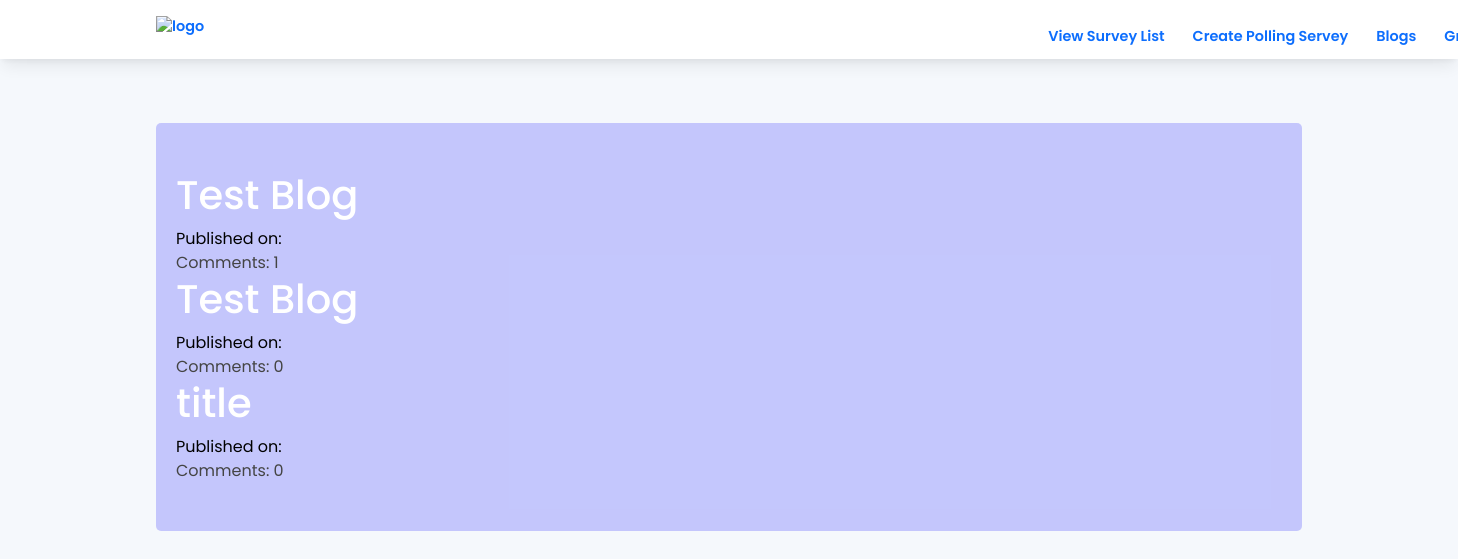
Screenshot of /blog/drafts/ (signed in) with the database file from the repository.
### blog/models.py (models this page shows, shortened)
class Post(models.Model):
    author = models.ForeignKey('auth.User',on_delete=models.CASCADE)
    title = models.CharField(max_length=200)
    text = models.TextField()
    created_date = models.DateTimeField(default=timezone.now)
    published_date = models.DateTimeField(blank=True, null=True)
    def approve_comments(self):
        return self.comments.filter(approved_comment=True)

### blog/views.py (the view)
# urls.py: path('drafts/', views.DraftListView.as_view(), name='post_draft_list'),
class DraftListView(LoginRequiredMixin,ListView):
    login_url = '/login/'
    redirect_field_name = 'blog/post_draft_list.html'
    model = Post
    def get_queryset(self):
        return Post.objects.filter(published_date__isnull=True).order_by('created_date')

### blog/templates/blog/post_list.html
{% extends 'blog/base.html' %}
{% block header %}
<section class="h-100 gradient-form">
  <div class="container py-5">
        <div class="container py-5 big-padding custom_css">
<div class="centerstage">
    {% for post in post_list %}
        <div class="post">
            <h1><a href="{% url 'blog:post_detail' pk=post.pk %}">{{ post.title }}</a></h1>
            <div class="date">
                <p>Published on: {{ post.published_date|date:"D M Y"}}</p>
            </div>
            <a href="{% url 'blog:post_detail' pk=post.pk %}">Comments: {{ post.approve_comments.count }}</a>
        </div>
    {% endfor %}
</div>
        </div>
  </div>
</section>
{% endblock %}

### static/css/style.css (style rules this page uses)
* { margin: 0px; padding: 0px; list-style: none; }
a { text-decoration: none; outline: none; color: #444; }
html, body { height: 100%; font-family: "Poppins"; }
p { margin-bottom: 0px; width: 100%; }
.h-100 { height: 100%; }
::placeholder { color: #747f8a !important; font-size: 13px; opacity: 0.5 !important; }
h1, h2, h3, h5, h6 { color: #fff; }
h2,h1 a { color: #fff!important; }
h4, p { color: #000!important; }
body { background-color: #f5f8fc !important; -webkit-font-smoothing: antialiased; -moz-osx-font-smoothing: grayscale; text-rendering: optimizeLegibility; color: #6A6A6A; overflow-x: hidden; }
.container { max-width: 1170px; }
.big-padding { padding: 50px; }

### static/css/login.css (style rules this page uses)
@media (min-width: 768px) { .gradient-form { height: 100vh !important; } }
body { background-image: url('https://cdn.pixabay.com/photo/2016/11/30/12/09/question-mark-1872634_960_720.jpg'); background-repeat: no-repeat; background-position: center; background-size: cover; background-attachment: fixed; height: 100vh; justify-content: center; align-items: center;; }
.custom_css { border-radius: 5px; padding: 20px; background: rgba(0,0,255,0.2); color: white; }

### rows the page displays
Post: title "Test Blog", approve_comments.count "1"
Post: title "Test Blog", approve_comments.count "0"
Post: title "title", approve_comments.count "0"
